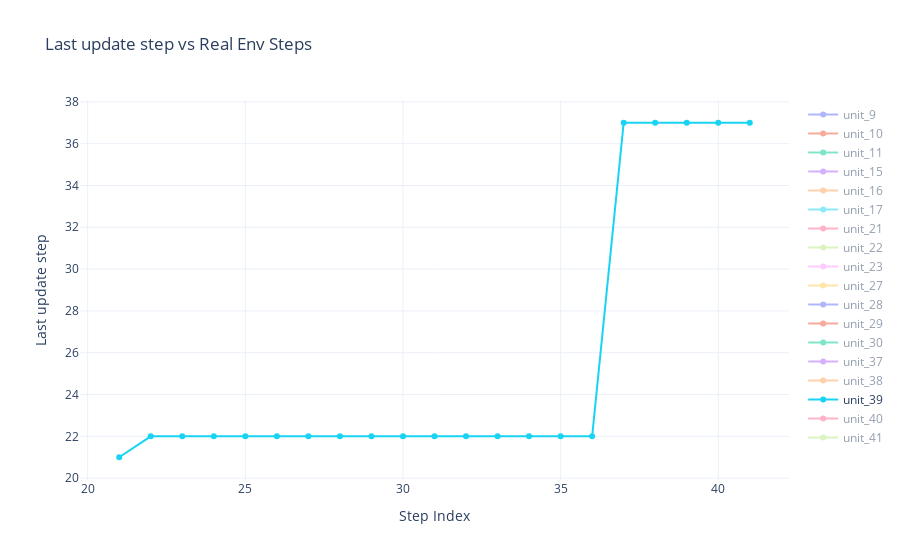

Notebook code for this chart:
### Code cell
info_collector.plot_unit_last_update_step()

### Figure 1 — Plotly figure (JSON) as saved in the notebook; plotly's stock layout.template omitted (floating-point values rounded to 4 significant figures)
{"data": [{"mode": "markers+lines", "name": "unit_9", "type": "scatter", "visible": "legendonly", "x": [1, 2, 3, 4, 5, 6, 7, 8, 9, 10, 11, 12, 13, 14, 15, 16, 17, 18, 19, 20, 21, 22, 23, 24, 25, 26, 27, 28, 29, 30, 31, 32, 33, 34, 35, 36, 37, 38, 39, 40, 41], "y": [1, 1, 1, 1, 1, 1, 1, 1, 1, 1, 1, 1, 1, 1, 1, 1, 1, 1, 1, 1, 1, 1, 23, 23, 23, 23, 23, 23, 23, 23, 23, 23, 23, 23, 23, 23, 23, 38, 39, 39, 39]}, {"mode": "markers+lines", "name": "unit_10", "type": "scatter", "visible": "legendonly", "x": [1, 2, 3, 4, 5, 6, 7, 8, 9, 10, 11, 12, 13, 14, 15, 16, 17, 18, 19, 20, 21, 22, 23, 24, 25, 26, 27, 28, 29, 30, 31, 32, 33, 34, 35, 36, 37, 38, 39, 40, 41], "y": [1, 1, 1, 1, 1, 1, 1, 1, 1, 1, 1, 1, 1, 1, 1, 1, 1, 1, 1, 1, 1, 22, 22, 22, 22, 22, 22, 22, 22, 22, 22, 22, 22, 22, 22, 22, 22, 22, 39, 40, 40]}, {"mode": "markers+lines", "name": "unit_11", "type": "scatter", "visible": "legendonly", "x": [1, 2, 3, 4, 5, 6, 7, 8, 9, 10, 11, 12, 13, 14, 15, 16, 17, 18, 19, 20, 21, 22, 23, 24, 25, 26, 27, 28, 29, 30, 31, 32, 33, 34, 35, 36, 37, 38, 39, 40, 41], "y": [1, 1, 1, 1, 1, 1, 1, 1, 1, 1, 1, 1, 1, 1, 1, 1, 1, 1, 1, 1, 1, 1, 23, 23, 23, 23, 23, 23, 23, 23, 23, 23, 23, 23, 23, 23, 37, 38, 38, 38, 38]}, {"mode": "markers+lines", "name": "unit_15", "type": "scatter", "visible": "legendonly", "x": [3, 4, 5, 6, 7, 8, 9, 10, 11, 12, 13, 14, 15, 16, 17, 18, 19, 20, 21, 22, 23, 24, 25, 26, 27, 28, 29, 30, 31, 32, 33, 34, 35, 36, 37, 38, 39, 40, 41], "y": [3, 3, 3, 3, 3, 3, 3, 3, 3, 3, 3, 3, 3, 3, 3, 3, 3, 3, 3, 3, 3, 3, 3, 3, 3, 3, 3, 3, 3, 3, 3, 34, 35, 35, 35, 35, 35, 35, 35]}, {"mode": "markers+lines", "name": "unit_16", "type": "scatter", "visible": "legendonly", "x": [3, 4, 5, 6, 7, 8, 9, 10, 11, 12, 13, 14, 15, 16, 17, 18, 19, 20, 21, 22, 23, 24, 25, 26, 27, 28, 29, 30, 31, 32, 33, 34, 35, 36, 37, 38, 39, 40, 41], "y": [3, 3, 3, 3, 3, 3, 3, 3, 3, 3, 3, 3, 3, 3, 3, 3, 3, 3, 3, 22, 22, 22, 22, 22, 22, 22, 22, 22, 31, 32, 32, 32, 32, 32, 32, 32, 32, 32, 32]}, {"mode": "markers+lines", "name": "unit_17", "type": "scatter", "visible": "legendonly", "x": [3, 4, 5, 6, 7, 8, 9, 10, 11, 12, 13, 14, 15, 16, 17, 18, 19, 20, 21, 22, 23, 24, 25, 26, 27, 28, 29, 30, 31, 32, 33, 34, 35, 36, 37, 38, 39, 40, 41], "y": [3, 3, 3, 3, 3, 3, 3, 3, 3, 3, 3, 3, 3, 3, 3, 3, 3, 3, 3, 22, 22, 22, 22, 22, 22, 28, 28, 28, 28, 28, 28, 28, 28, 28, 28, 28, 28, 28, 28]}, {"mode": "markers+lines", "name": "unit_21", "type": "scatter", "visible": "legendonly", "x": [6, 7, 8, 9, 10, 11, 12, 13, 14, 15, 16, 17, 18, 19, 20, 21, 22, 23, 24, 25, 26, 27, 28, 29, 30, 31, 32, 33, 34, 35, 36, 37, 38, 39, 40, 41], "y": [6, 6, 8, 8, 10, 10, 10, 10, 14, 15, 16, 17, 17, 17, 17, 17, 22, 23, 24, 24, 24, 24, 24, 29, 29, 29, 29, 29, 29, 35, 36, 36, 36, 36, 36, 41]}, {"mode": "markers+lines", "name": "unit_22", "type": "scatter", "visible": "legendonly", "x": [6, 7, 8, 9, 10, 11, 12, 13, 14, 15, 16, 17, 18, 19, 20, 21, 22, 23, 24, 25, 26, 27, 28, 29, 30, 31, 32, 33, 34, 35, 36, 37, 38, 39, 40, 41], "y": [6, 6, 8, 8, 8, 8, 12, 13, 14, 15, 16, 17, 18, 19, 20, 21, 22, 23, 24, 25, 25, 27, 27, 27, 27, 27, 27, 27, 27, 27, 27, 27, 27, 27, 40, 41]}, {"mode": "markers+lines", "name": "unit_23", "type": "scatter", "visible": "legendonly", "x": [6, 7, 8, 9, 10, 11, 12, 13, 14, 15, 16, 17, 18, 19, 20, 21, 22, 23, 24, 25, 26, 27, 28, 29, 30, 31, 32, 33, 34, 35, 36, 37, 38, 39, 40, 41], "y": [6, 6, 8, 9, 10, 10, 12, 12, 12, 15, 15, 17, 17, 19, 20, 20, 20, 20, 20, 20, 20, 27, 27, 29, 30, 30, 30, 30, 30, 30, 30, 30, 30, 30, 30, 41]}, {"mode": "markers+lines", "name": "unit_27", "type": "scatter", "visible": "legendonly", "x": [8, 9, 10, 11, 12, 13, 14, 15, 16, 17, 18, 19, 20, 21, 22, 23, 24, 25, 26, 27, 28, 29, 30, 31, 32, 33, 34, 35, 36, 37, 38, 39, 40, 41], "y": [8, 8, 10, 10, 10, 10, 14, 14, 14, 14, 14, 14, 20, 21, 22, 23, 24, 25, 26, 26, 26, 26, 26, 26, 26, 26, 26, 35, 35, 35, 38, 39, 39, 39]}, {"mode": "markers+lines", "name": "unit_28", "type": "scatter", "visible": "legendonly", "x": [8, 9, 10, 11, 12, 13, 14, 15, 16, 17, 18, 19, 20, 21, 22, 23, 24, 25, 26, 27, 28, 29, 30, 31, 32, 33, 34, 35, 36, 37, 38, 39, 40, 41], "y": [8, 8, 8, 8, 8, 13, 14, 14, 14, 14, 18, 19, 20, 20, 22, 23, 23, 25, 26, 26, 26, 26, 26, 26, 32, 33, 33, 33, 33, 33, 33, 33, 33, 33]}, {"mode": "markers+lines", "name": "unit_29", "type": "scatter", "visible": "legendonly", "x": [8, 9, 10, 11, 12, 13, 14, 15, 16, 17, 18, 19, 20, 21, 22, 23, 24, 25, 26, 27, 28, 29, 30, 31, 32, 33, 34, 35, 36, 37, 38, 39, 40, 41], "y": [8, 8, 8, 11, 12, 13, 14, 14, 14, 14, 14, 14, 14, 21, 22, 23, 24, 25, 25, 27, 28, 29, 29, 29, 32, 32, 32, 32, 32, 32, 32, 32, 32, 41]}, {"mode": "markers+lines", "name": "unit_30", "type": "scatter", "visible": "legendonly", "x": [11, 12, 13, 14, 15, 16, 17, 18, 19, 20, 21, 22, 23, 24, 25, 26, 27, 28, 29, 30, 31, 32, 33, 34, 35, 36, 37, 38, 39, 40, 41], "y": [11, 11, 11, 11, 15, 16, 17, 18, 19, 20, 20, 20, 20, 20, 20, 20, 27, 27, 29, 29, 29, 29, 29, 29, 29, 29, 29, 29, 39, 39, 39]}, {"mode": "markers+lines", "name": "unit_37", "type": "scatter", "visible": "legendonly", "x": [16, 17, 18, 19, 20, 21, 22, 23, 24, 25, 26, 27, 28, 29, 30, 31, 32, 33, 34, 35, 36, 37, 38, 39, 40, 41], "y": [16, 17, 18, 18, 20, 20, 22, 22, 22, 25, 25, 25, 25, 25, 25, 25, 25, 25, 25, 25, 25, 25, 25, 25, 25, 25]}, {"mode": "markers+lines", "name": "unit_38", "type": "scatter", "visible": "legendonly", "x": [21, 22, 23, 24, 25, 26, 27, 28, 29, 30, 31, 32, 33, 34, 35, 36, 37, 38, 39, 40, 41], "y": [21, 22, 23, 23, 25, 25, 27, 27, 29, 29, 29, 29, 29, 34, 35, 35, 35, 35, 39, 40, 40]}, {"mode": "markers+lines", "name": "unit_39", "type": "scatter", "visible": true, "x": [21, 22, 23, 24, 25, 26, 27, 28, 29, 30, 31, 32, 33, 34, 35, 36, 37, 38, 39, 40, 41], "y": [21, 22, 22, 22, 22, 22, 22, 22, 22, 22, 22, 22, 22, 22, 22, 22, 37, 37, 37, 37, 37]}, {"mode": "markers+lines", "name": "unit_40", "type": "scatter", "visible": "legendonly", "x": [21, 22, 23, 24, 25, 26, 27, 28, 29, 30, 31, 32, 33, 34, 35, 36, 37, 38, 39, 40, 41], "y": [21, 22, 23, 23, 25, 25, 25, 25, 25, 25, 25, 25, 25, 25, 25, 25, 25, 25, 25, 25, 25]}, {"mode": "markers+lines", "name": "unit_41", "type": "scatter", "visible": "legendonly", "x": [23, 24, 25, 26, 27, 28, 29, 30, 31, 32, 33, 34, 35, 36, 37, 38, 39, 40, 41], "y": [23, 24, 24, 24, 24, 24, 24, 24, 24, 24, 24, 24, 24, 24, 24, 24, 24, 24, 24]}], "layout": {"autosize": true, "title": {"text": "Last update step vs Real Env Steps"}, "xaxis": {"autorange": true, "range": [19.81, 42.19], "title": {"text": "Step Index"}, "type": "linear"}, "yaxis": {"autorange": true, "range": [19.68, 38.32], "title": {"text": "Last update step"}, "type": "linear"}}}
